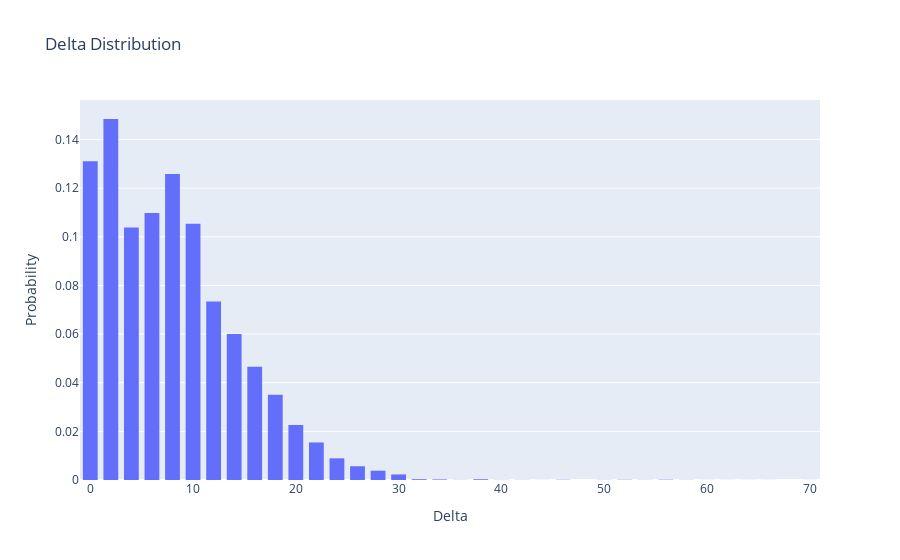

Notebook cell for this chart:
### Code cell
import plotly.graph_objects as go

fig = go.Figure(data=[go.Histogram(x=delta, histnorm='probability', nbinsx=50)])
fig.update_layout(
    title_text="Delta Distribution",
    xaxis_title_text="Delta",
    yaxis_title_text="Probability",
    bargap=0.2,
    bargroupgap=0.1
)
fig.show()

### Figure 1 — Plotly figure (JSON) as saved in the notebook; plotly's stock layout.template omitted (floating-point values rounded to 4 significant figures; data arrays with more than 128 entries replaced by an {"elided": "..."} marker saying what was removed)
{"data": [{"histnorm": "probability", "nbinsx": 50, "x": {"elided": "29734 float values"}, "type": "histogram"}], "layout": {"title": {"text": "Delta Distribution"}, "xaxis": {"title": {"text": "Delta"}}, "yaxis": {"title": {"text": "Probability"}}, "bargap": 0.2, "bargroupgap": 0.1}}
